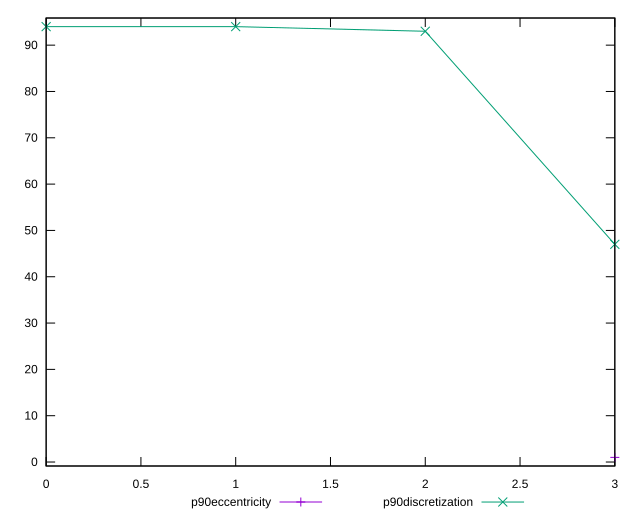

Recreate this plot in gnuplot.
reset

$p90Eccentricity <<EOF
3 0.9999999999999962
EOF

$p90Discretization <<EOF
0 94
1 94
2 93
3 47
EOF

set key outside below
set xrange [0:3]
set yrange [-0.8600000000000039:95.86]
set trange [-0.8600000000000039:95.86]
set terminal svg size 640, 520 enhanced background rgb 'white'
set output "reports/report_00030_2021-02-24T20-42-31.540Z/legacy-javascript/progression/eccentricity.svg"

plot $p90Eccentricity title "p90eccentricity" with linespoints, \
     $p90Discretization title "p90discretization" with linespoints

reset
